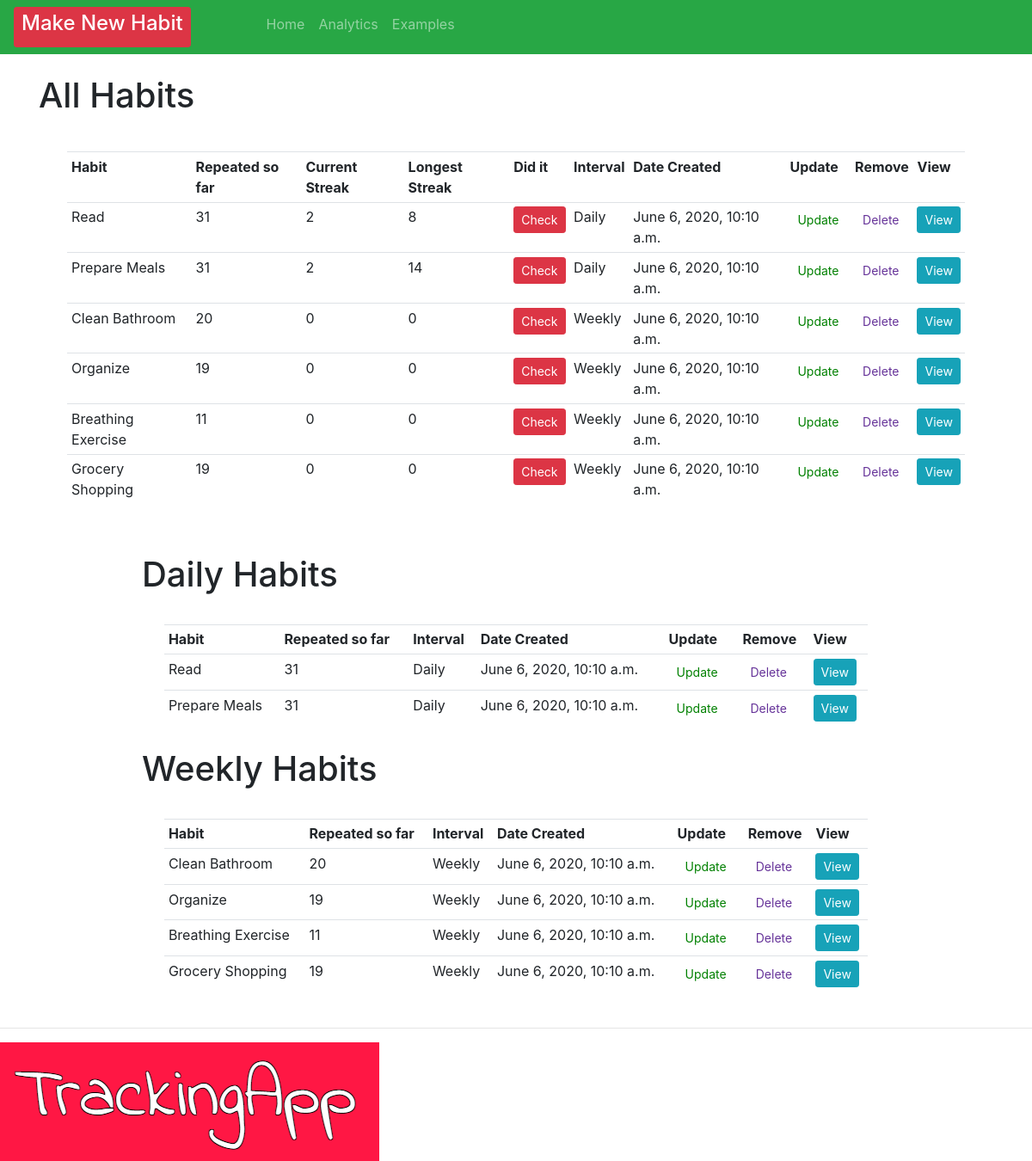
The app's page /, older data.
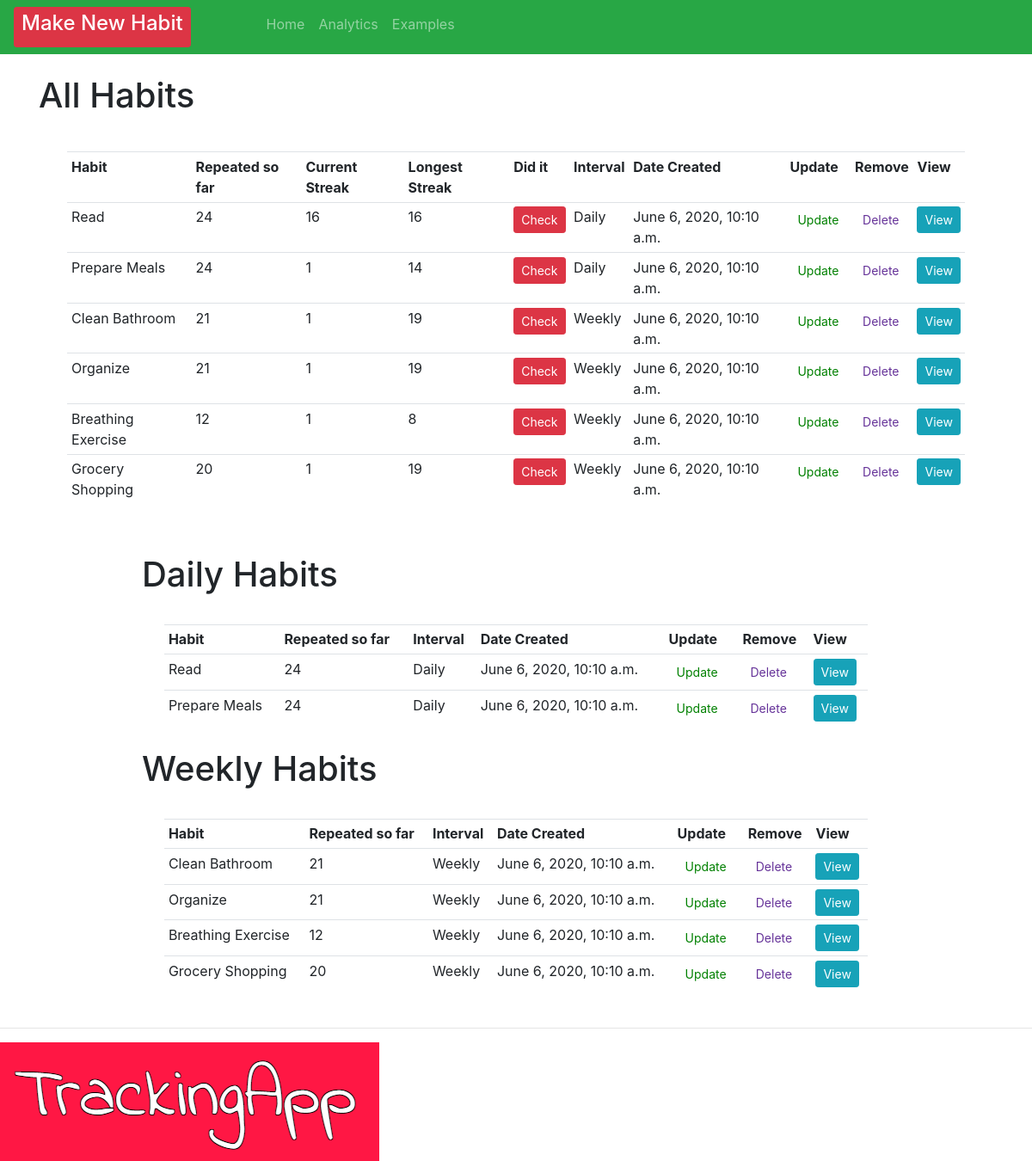
The same page, newer data.
### crm/models.py (models this page shows, shortened)
class Order(models.Model):
    INTERVAL = (
            ('Daily', 'Daily'),
            ('Weekly', 'Weekly' ),
                      )
    habit = models.CharField(max_length=200, null=True, blank=True)
    interval = models.CharField(max_length=400, null=True, choices=INTERVAL)
    checked = models.IntegerField(blank=True, default=0, null=True)
    streak = models.IntegerField(blank=True, default=0, null=True)
    longestStreak = models.IntegerField(blank=True, default=0, null=True)
    created = models.DateTimeField(auto_now=True, auto_now_add=False, editable=False, null=True, blank=True)
    checkedList = models.ManyToManyField(Repeats)
    timeStamp = models.DateTimeField(auto_now=True, blank=True)
    date_created = models.DateTimeField(auto_now_add=True, null=True, editable=False, blank=True)
    dateAsString = models.CharField(max_length=200, null=True, blank=True)

### crm/views.py (the view)
# urls.py: path('', views.home, name="home" ),
def home(request):
    orders = Order.objects.all()
    total_orders = orders.count()
    dailyFilter = Order.objects.filter(interval="Daily")
    weeklyFilter = Order.objects.filter(interval="Weekly")
    context = {'orders': orders, 'total_orders': total_orders, 'dailyFilter': dailyFilter, 'weeklyFilter':weeklyFilter}
    return render(request, 'habit/dashboard.html', context)

### crm/templates/habit/dashboard.html (shortened to what this page needs)
{% extends 'habit/main.html' %}
{% block content %}
<br>
<div class="row" style="padding-left: 5%; padding-right: 5%;">
    <table style="margin: 3%" class="table table-sm">
        <h1> All Habits {{checked}} </h1>
        <tr>
            <th>Habit</th>
            <th>Repeated so far</th>
            <th>Current Streak</th>
            <th>Longest Streak</th>
            <th>Did it</th>
            <th>Interval</th>
            <th>Date Created</th>
            <th>Update</th>
            <th>Remove</th>
            <th>View</th>
        </tr>
        {% for order in orders %}
        <tr>
            <td>
                       {{ order.habit }}
            </td>
            <td>
                {{order.checkedList.count}}
            </td>
            <td>
                {{order.streak}}
            </td>
            <td>
                {{ order.longestStreak }}
             </td>
            <td>
                <form action="{% url 'check_habit' order.id %}" method="POST">
                    <button type="submit" , name="post_id" , value="{{order.id}}" ,
                        class="btn btn-sm btn-danger">Check</button>
                </form>
            </td>
            <td>{{order.interval}}</td>
            <td>{{order.date_created}}</td>
            <td><a class="btn btn-sm" style="color: green;" href="{% url 'update_habit' order.id %}">Update</a></td>
            <td><a class="btn btn-sm" style="color: rebeccapurple;" href="{% url 'delete' order.id %}">Delete</a></td>
            <td><a class="btn btn-sm btn-info" href="{% url 'habit' order.id %}">View</a></td>
        </tr>
        {% endfor %}
    </table>
</div>
<br>
<div class="row" style="padding-left: 15%; padding-right: 15%;">
    <table style="margin: 3%" class="table table-sm">
        <h1> Daily Habits </h1>
        <tr>
            <th>Habit</th>
            <th>Repeated so far</th>
            <th>Interval</th>
            <th>Date Created</th>
            <th>Update</th>
            <th>Remove</th>
            <th>View</th>
        </tr>
        {% for day in dailyFilter %}
       <td>
            {{ day.habit }}
        </td>
        <td>
            {{day.checkedList.count}}
        </td>
        <td>{{day.interval}}</td>
        <td>{{day.date_created}}</td>
        <td><a class="btn btn-sm" style="color: green;" href="{% url 'update_habit' day.id %}">Update</a></td>
        <td><a class="btn btn-sm" style="color: rebeccapurple;" href="{% url 'delete' day.id %}">Delete</a></td>
        <td><a class="btn btn-sm btn-info" href="{% url 'habit' day.id %}">View</a></td>
        {% endfor %}
    </table>
</div>
<div class="row" style="padding-left: 15%; padding-right: 15%;">
    <table style="margin: 3%" class="table table-sm">
        <tr>
            <th>Habit</th>
            <th>Repeated so far</th>
            <th>Interval</th>
            <th>Date Created</th>
            <th>Update</th>
            <th>Remove</th>
            <th>View</th>
        </tr>
        <h1> Weekly Habits </h1>
        {% for week in weeklyFilter %}
        <tr>
             <td>
                {{ week.habit }}
            </td>
            <td>
                {{week.checkedList.count}}
            </td>
                      <td>{{week.interval}}</td>
            <td>{{week.date_created}}</td>
            <td><a class="btn btn-sm" style="color: green;" href="{% url 'update_habit' week.id %}">Update</a>
            </td>
            <td><a class="btn btn-sm" style="color: rebeccapurple;" href="{% url 'delete' week.id %}">Delete</a>
            </td>
            <td><a class="btn btn-sm btn-info" href="{% url 'habit' week.id %}">View</a></td>
        </tr>
        {% endfor %}
    </table>
</div>
{% endblock %}

Row changes from the older to the newer data that the page shows:
changed Order "Read": checkedList.count "31" → "24"; streak "2" → "16"; longestStreak "8" → "16"
changed Order "Prepare Meals": checkedList.count "31" → "24"; streak "2" → "1"
changed Order "Clean Bathroom": checkedList.count "20" → "21"; streak "0" → "1"; longestStreak "0" → "19"
changed Order "Organize": checkedList.count "19" → "21"; streak "0" → "1"; longestStreak "0" → "19"
changed Order "Breathing Exercise": checkedList.count "11" → "12"; streak "0" → "1"; longestStreak "0" → "8"
changed Order "Grocery Shopping": checkedList.count "19" → "20"; streak "0" → "1"; longestStreak "0" → "19"
